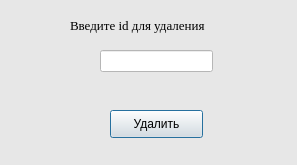
<?xml version="1.0" encoding="UTF-8"?>
<ui version="4.0">
 <class>Dialog</class>
 <widget class="QDialog" name="Dialog">
  <property name="geometry">
   <rect>
    <x>0</x>
    <y>0</y>
    <width>297</width>
    <height>165</height>
   </rect>
  </property>
  <property name="windowTitle">
   <string>Удаление</string>
  </property>
  <property name="styleSheet">
   <string notr="true">background-color: rgb(231, 231, 231);</string>
  </property>
  <widget class="QLabel" name="label">
   <property name="geometry">
    <rect>
     <x>70</x>
     <y>10</y>
     <width>181</width>
     <height>31</height>
    </rect>
   </property>
   <property name="font">
    <font>
     <family>Times New Roman</family>
     <pointsize>10</pointsize>
     <weight>50</weight>
     <bold>false</bold>
    </font>
   </property>
   <property name="text">
    <string>Введите id для удаления</string>
   </property>
  </widget>
  <widget class="QLineEdit" name="line_del_pokup">
   <property name="geometry">
    <rect>
     <x>100</x>
     <y>50</y>
     <width>113</width>
     <height>22</height>
    </rect>
   </property>
   <property name="styleSheet">
    <string notr="true">background-color: rgb(255, 255, 255);</string>
   </property>
  </widget>
  <widget class="QPushButton" name="btn_del_pokup">
   <property name="geometry">
    <rect>
     <x>110</x>
     <y>110</y>
     <width>93</width>
     <height>28</height>
    </rect>
   </property>
   <property name="text">
    <string>Удалить</string>
   </property>
  </widget>
 </widget>
 <resources/>
 <connections/>
</ui>
